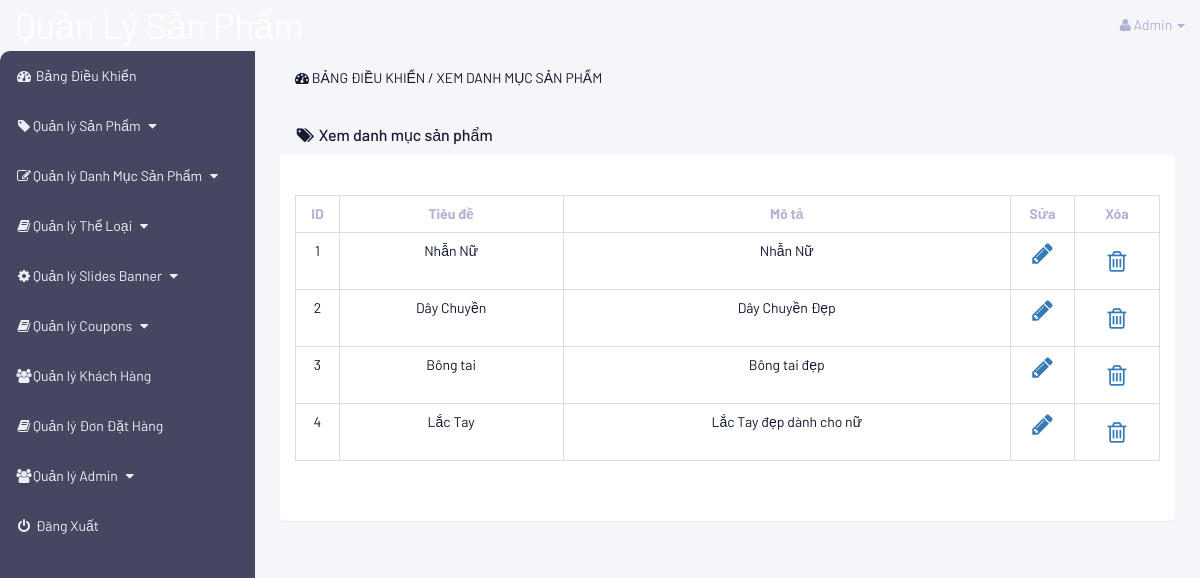
Screenshot of /admin/index.php?view_p_categories (signed in) with the database file from the repository.
### tables this page shows
CREATE TABLE `product_categories` (
  `product_category_id` int(10) NOT NULL,
  `product_category_title` varchar(255) NOT NULL,
  `product_category_desc` varchar(255) NOT NULL
);

### admin/view_p_categories.php (the view, shortened to what this page needs)
<?php
    if (!isset($_SESSION['admin_email'])){
        echo "<script>window.open('login.php','_self')</script>";
    } else {
?>
<div class="row">
    <div class="col-lg-12">
        <ol class="breadcrumb">
            <li class="active">
                <i class="fa fa-dashboard"></i> Bảng điều khiển / Xem danh mục sản phẩm
            </li>
        </ol>
    </div>
</div>
<div class="row">
    <div class="col-lg-12">
        <div class="panel panel-default">
            <div class="panel-heading">
                <h3 class="panel-title">
                    <i class="fa fa-tags fa-fw"></i> Xem danh mục sản phẩm
                </h3>
            </div>
            <div class="panel-body">
                <div class="table-responsive">
                    <table class="table table-hover table-striped table-bordered">
                        <thead>
                            <tr>
                                <th style="width: 20px">ID</th>
                                <th style="width: 150px">Tiêu đề</th>
                                <th>Mô tả</th>
                                <th style="width: 40px">Sửa</th>
                                <th style="width: 40px">Xóa</th>
                            </tr>
                        </thead>
                        <tbody>
                            <?php
                                $i=0;
                                $get_p_categories = "select * from product_categories order by 1 DESC";
                                $run_p_categories = mysqli_query($conn, $get_p_categories);
                                while ($row_categories = mysqli_fetch_array($run_p_categories)) {
                                    $product_category_id = $row_categories['product_category_id'];
                                    $product_category_title = $row_categories['product_category_title'];
                                    $product_category_desc = $row_categories['product_category_desc'];
                                    $i++;
                            ?>
                            <tr>
                                <td><?php echo $i; ?></td>
                                <td><?php echo $product_category_title; ?></td>
                                <td width="300"><?php echo $product_category_desc; ?></td>
                                <td>
                                    <a href="index.php?edit_p_cat=<?php echo $product_category_id; ?>">
                                        <i class="fa fa-pencil"></i>
                                    </a>
                                </td>
                                <td>
                                    <span class="wrapperDelete">
                                        <a class="tableDelete" href="index.php?delete_p_cat=<?php echo $product_category_id; ?>">
                                            <i class="fa fa-trash-o"></i>
                                        </a>
                                    </span>
                                </td>
                            </tr>
                            <?php } ?>
                        </tbody>
                    </table>
                </div>
            </div>
        </div>
    </div>
</div>
<?php } ?>

### admin/includes/sidebar.php (shortened to what this page needs)
<?php
    if (!isset($_SESSION['admin_email'])) {
        echo "<script>window.open('login.php','_self')</script>";
    } else {
?>
<nav class="navbar navbar-inverse navbar-fixed-top">
    <div class="navbar-header">
        <a href="index.php?dashboard" class="navbar-brand" style="font-size: 36px">Quản Lý Sản Phẩm</a>
    </div>
    <ul class="nav navbar-right top-nav">
        <li class="dropdown">
            <a href="#" class="dropdown-toggle" data-toggle="dropdown">
                <i class="fa fa-user"></i> <?php echo $admin_name; ?> <b class="caret"></b>
            </a>
        </li>
    </ul>
    <div class="collapse navbar-collapse navbar-ex1-collapse">
        <ul class="nav navbar-nav side-nav">
            <li>
                <a href="index.php?dashboard">
                    <i class="fa fa-fw fa-dashboard"></i> Bảng Điều Khiển
                </a>
            </li>
            <li>
                <a href="#" data-toggle="collapse" data-target="#products">
                    <i class="fa fa-fw fa-tag"></i>Quản lý Sản Phẩm
                    <i class="fa fa-fw fa-caret-down"></i>
                </a>
            </li>
            <li>
                <a href="#" data-toggle="collapse" data-target="#p_cat">
                    <i class="fa fa-fw fa-edit"></i>Quản lý Danh Mục Sản Phẩm
                    <i class="fa fa-fw fa-caret-down"></i>
                </a>
            </li>
            <li>
                <a href="#" data-toggle="collapse" data-target="#cat">
                    <i class="fa fa-fw fa-book"></i>Quản lý Thể Loại
                    <i class="fa fa-fw fa-caret-down"></i>
                </a>
            </li>
            <li>
                <a href="#" data-toggle="collapse" data-target="#slides">
                    <i class="fa fa-fw fa-gear"></i>Quản lý Slides Banner
                    <i class="fa fa-fw fa-caret-down"></i>
                </a>
            </li>
            <li>
                <a href="#" data-toggle="collapse" data-target="#coupons">
                    <i class="fa fa-fw fa-book"></i>Quản lý Coupons
                    <i class="fa fa-fw fa-caret-down"></i>
                </a>
            </li>
            <li>
                <a href="index.php?view_customers">
                    <i class="fa fa-fw fa-users"></i>Quản lý Khách Hàng
                </a>
            </li>
            <li>
                <a href="index.php?view_orders">
                    <i class="fa fa-fw fa-book"></i>Quản lý Đơn Đặt Hàng
                </a>
            </li>
            <li>
                <a href="#" data-toggle="collapse" data-target="#users">
                    <i class="fa fa-fw fa-users"></i>Quản lý Admin
                    <i class="fa fa-fw fa-caret-down"></i>
                </a>
            </li>
            <li>
                <a href="logout.php">
                    <i class="fa fa-fw fa-power-off"></i> Đăng Xuất
                </a>
            </li>
        </ul>
    </div>
</nav>
<?php } ?>

### admin/css/style.css (style rules this page uses)
body { margin-top: 100px; background: #f5f6fa; color: #b1b2d6; font-family: "Barlow", sans-serif; }
.top-nav { padding: 0 15px; background-color: #f5f6fa; }
.navbar { background-color: #f5f6fa; border-color: #f5f6fa; }
.navbar-inverse .navbar-nav > li > a { color: #ebeef4; }
.navbar-inverse .navbar-collapse, .navbar-inverse .navbar-form { border: none; }
.panel { background: white; border: none; }
.panel-body { padding-top: 40px; padding-bottom: 40px; border-radius: 10px; }
.row .breadcrumb { background: #f5f6fa; color: #b1b2d6; }
.breadcrumb > .active { color: #171831; }
.panel-default > .panel-heading { color: #171831; background: #f5f6fa; border-color: #f5f6fa; }
@media (min-width: 768px) { body { margin-top: 50px; } }
.top-nav > li { display: inline-block; }
.top-nav > li > a { color: #b1b2d6; line-height: 20px; padding-top: 15px; padding-bottom: 15px; }
@media (min-width: 768px) { .side-nav { position: fixed; top: 51px; bottom: 0; width: 255px; overflow-y: auto; overflow-x: hidden; background-color: #454660; padding-bottom: 40px; border-top-left-radius: 10px; } }
@media (min-width: 768px) { .side-nav > li > a { width: 255px; } }
.panel-body { border-radius: 5px; }
.table-bordered > tbody > tr > td, .table-bordered > tbody > tr > th, .table-bordered > tfoot > tr > td, .table-bordered > tfoot > tr > th, .table-bordered > thead > tr > td { border: 2px solid pink; background: white; color: #10182f; border: none; }
.table-bordered > tbody > tr > td, .table-bordered > tbody > tr > th, .table-bordered > tfoot > tr > td, .table-bordered > tfoot > tr > th, .table-bordered > thead > tr > td, .table-bordered > thead > tr > th { border: 1px solid #ddd; }
.active { text-transform: uppercase; }
th, td { text-align: center; }
td a i { font-size: 24px !important; }
td .tableDelete { display: flex; justify-content: center; align-items: center; width: 40px; height: 40px; }
.wrapperDelete { position: relative; display: flex; justify-content: center; align-items: center; }

### rows the page displays
product_categories: product_category_title "Nhẫn Nữ", product_category_desc "Nhẫn Nữ"
product_categories: product_category_title "Dây Chuyền", product_category_desc "Dây Chuyền Đẹp"
product_categories: product_category_title "Bông tai", product_category_desc "Bông tai đẹp"
product_categories: product_category_title "Lắc Tay", product_category_desc "Lắc Tay đẹp dành cho nữ"

### other values shown
$admin_name "Admin"
